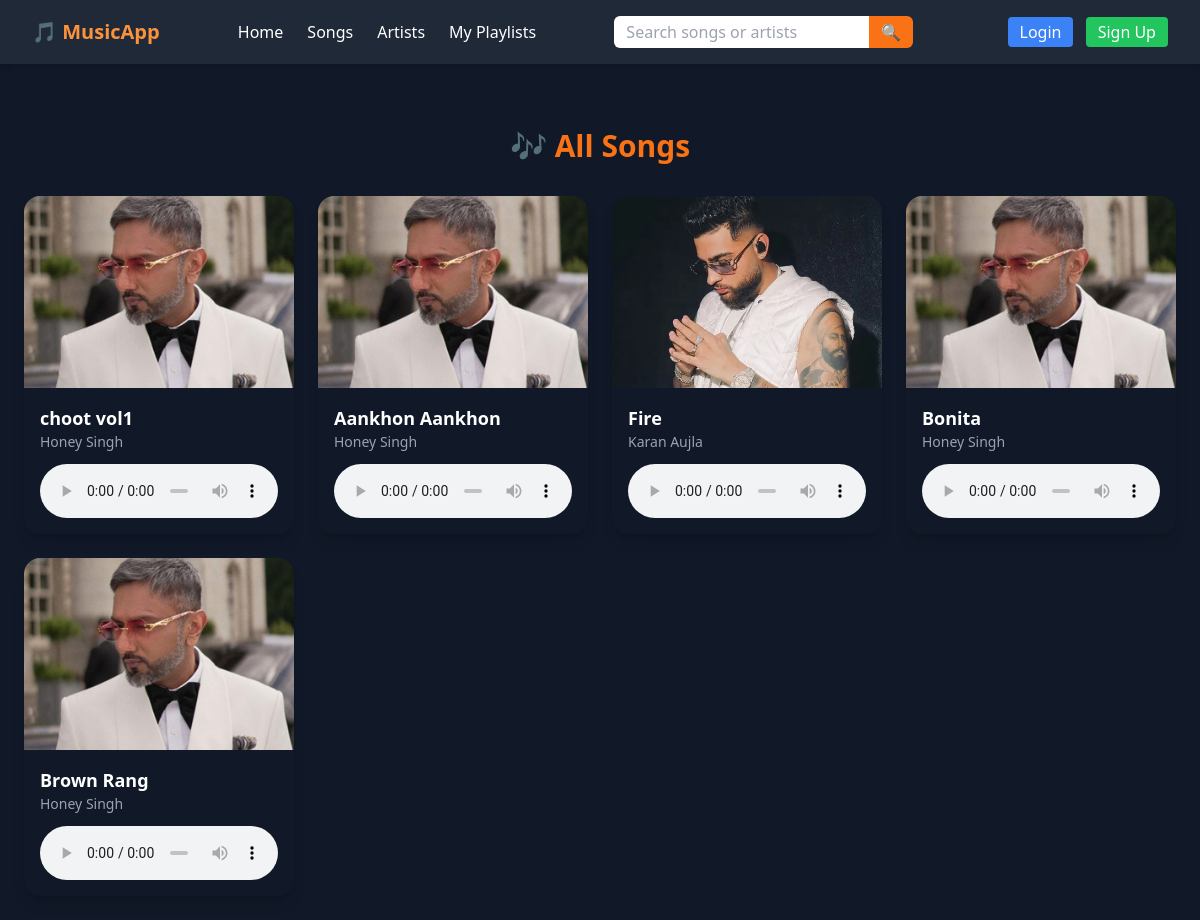
The page /songs/ on the database its author committed.
### music/models.py (models this page shows)
class Song(models.Model):
    title = models.CharField(max_length=200)
    audio_file = models.FileField(upload_to='songs/') # mp3/m4a/wav/ogg, etc.
    cover = models.ImageField(upload_to='covers/', blank=True, null=True)
    artists = models.ManyToManyField(Artist, related_name='songs')
    duration_seconds = models.PositiveIntegerField(blank=True, null=True)
    created_at = models.DateTimeField(auto_now_add=True)

class Artist(models.Model):
    name = models.CharField(max_length=120, unique=True)
    bio = models.TextField(blank=True)
    image = models.ImageField(upload_to='artists/', blank=True, null=True)

### music/views.py (the view)
# urls.py: path('songs/', views.song_list, name='song_list'),
def song_list(request):
    songs = Song.objects.prefetch_related('artists').order_by('-created_at')
    return render(request, 'music/song_list.html', {'songs': songs})

### music/templates/music/song_list.html (shortened to what this page needs)
{% extends "base.html" %}
{% block content %}
<div class="max-w-6xl mx-auto mt-10">
    <h1 class="text-3xl font-bold text-orange-500 mb-8 text-center">🎶 All Songs</h1>
    {% if songs %}
        <div class="grid grid-cols-2 sm:grid-cols-3 md:grid-cols-4 gap-6">
            {% for song in songs %}
            <div class="bg-gray-900 rounded-2xl shadow-lg overflow-hidden hover:shadow-2xl transition">
                <a href="{% url 'song_detail' song.pk %}">
                    {% if song.cover %}
                        <img src="{{ song.cover.url }}" alt="{{ song.title }}" class="w-full h-48 object-cover">
                    {% else %}
                        <div class="w-full h-48 flex items-center justify-center bg-gray-800 text-gray-400">
                            No Cover
                        </div>
                    {% endif %}
                </a>
                <div class="p-4">
                    <h2 class="text-lg font-semibold text-white truncate">{{ song.title }}</h2>
                    <p class="text-sm text-gray-400">
                        {% for artist in song.artists.all %}
                            {{ artist.name }}{% if not forloop.last %}, {% endif %}
                        {% endfor %}
                    </p>
                    {% if song.audio_file %}
                    <div class="mt-3">
                       <audio controls class="w-full song-audio rounded-lg overflow-hidden">
                        <source src="{{ song.audio_file.url }}" type="audio/mpeg">
                    </audio>
                    </div>
                    {% endif %}
                </div>
            </div>
            {% endfor %}
        </div>
    {% else %}
        <p class="text-center text-gray-400">No songs available.</p>
    {% endif %}
</div>
{% endblock %}

### rows shown on the page
Song: cover (picture), title "choot vol1"
Artist: name "Honey Singh"
Song: cover (picture), title "Aankhon Aankhon"
Song: cover (picture), title "Fire"
Artist: name "Karan Aujla"
Song: cover (picture), title "Bonita"
Song: cover (picture), title "Brown Rang"
